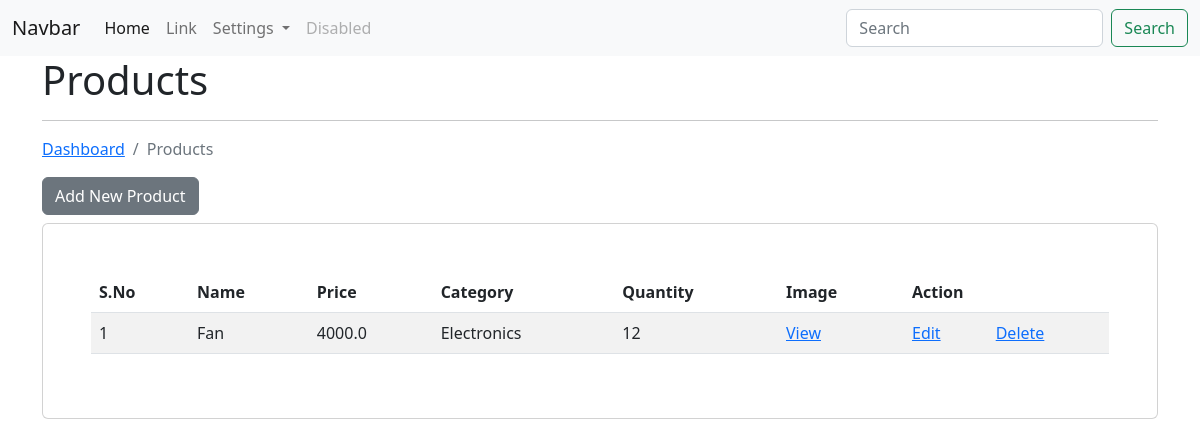
The page /ecom/products/ (signed in) on the database its author committed.
### app_ecom/models.py (models this page shows)
class Product(models.Model):
    title = models.CharField(max_length=200)
    desc = models.CharField(max_length=200)
    category = models.ForeignKey(Category, on_delete=models.CASCADE)
    price = models.FloatField()
    image = models.FileField(null=True, blank=True, upload_to="products/")
    quantity = models.IntegerField()
    discount = models.FloatField()
    cod = models.CharField(max_length=100)
    user = models.ForeignKey(User, on_delete=models.CASCADE)
    class Meta:
        db_table = 'app_products'

class Category(models.Model):
    category_name = models.CharField(max_length=200)
    def __str__(self):
        return self.category_name
    class Meta:
        db_table = 'app_categories'

### app_ecom/views.py (the view)
# urls.py: path('products/', views.product_index, name='list-product'),
@login_required(login_url='/authentication/login/')
def product_index(request):
    products = Product.objects.filter(user=request.user)
    context = {"data": products}
    return render(request, 'products/product_index.html', context)

### templates/products/product_index.html (shortened to what this page needs)
{% extends "layouts/master.html" %}
{% load static %}
{% block content %}
    <div class="container">
        <h1>Products</h1>
        <hr>
        <nav aria-label="breadcrumb">
            <ol class="breadcrumb">
              <li class="breadcrumb-item"><a href="{% url 'dashboard' %}">Dashboard</a></li>
              <li class="breadcrumb-item active">Products</li>
            </ol>
        </nav>
        <a href="{% url 'add-product' %}" class="btn btn-secondary mb-2">Add New Product</a>
        <div class="card p-5">
            <table class="table table-striped table-hover">
                <thead>
                    <tr>
                        <th>S.No</th>
                        <th>Name</th>
                        <th>Price</th>
                        <th>Category</th>
                        <th>Quantity</th>
                        <th>Image</th>
                        <th colspan="3">Action</th>
                    </tr>
                </thead>
                <tbody>
                    {% for val in data %}
                    <tr>
                        <td>{{ forloop.counter }}</td>
                        <td>{{ val.title }}</td>
                        <td>{{ val.price }}</td>
                        <td>{{ val.category }}</td>
                        <td>{{ val.quantity }}</td>
                        <td><a href="{% url 'view-product' val.id %}">View</a></td>
                        <td><a href="{% url 'edit-product' val.id %}">Edit</a></td>
                        <td><a href="{% url 'delete-product' val.id %}">Delete</a></td>
                    </tr>
                    {% endfor %}
                </tbody>
            </table>
        </div>
    </div>
{% endblock content %}

### rows shown on the page
Product: title "Fan", price "4000.0", category "Electronics", quantity "12"
